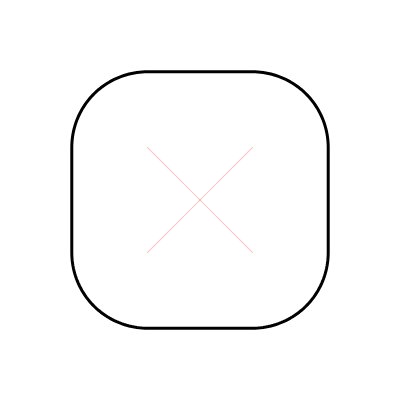
Frame 1 (no input)
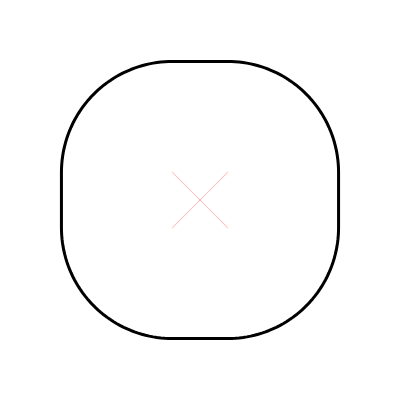
Frame 60 (no input)
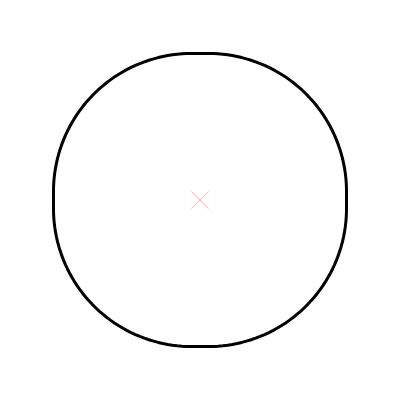
Frame 120 (the mouse pressed at the canvas centre since frame 60)

The p5.js sketch that drew these frames (run headless with seeded random() and noise() and a simulated clock; from frame 60 on, the mouse is pressed at the canvas centre):

// p5.js sketch
// ── sketch.js
// Convert a circle into a square
// by treating it as a rounded rect
// whose rounded corners have a shrinking radius.
// Golan Levin, August 2016

var radius;
var squarePoints = [];
var nSquarePoints = 4;
var bDrawDebug = true;

//-----------------------------------------
function setup() {
  createCanvas(400, 400);
  radius = width / 2 * 0.75;

  for (var i = 0; i < nSquarePoints; i++) { // triangle vertices
    var x = radius * cos(i * TWO_PI / nSquarePoints - HALF_PI);
    var y = radius * sin(i * TWO_PI / nSquarePoints - HALF_PI);
    squarePoints[i] = {
      x, y
    };
  }
}

//-----------------------------------------
function draw() {
  background(255);
  noFill();
  push();
  translate(width / 2, height / 2);
  rotate(PI * 0.25);

  var currentRadii01 = 0.5 + 0.5 * sin(millis() / 2000.0);
  var rad = currentRadii01 * radius;

  stroke(0);
  strokeWeight(3);
  strokeJoin(ROUND);
  beginShape();
  for (var i = 0; i < nSquarePoints; i++) {
    var px = map(currentRadii01, 0, 1, squarePoints[i].x, 0);
    var py = map(currentRadii01, 0, 1, squarePoints[i].y, 0);

    var ang1 = (i + 0) * TWO_PI / nSquarePoints + HALF_PI / 2 + PI;
    var ang2 = (i + 1) * TWO_PI / nSquarePoints + HALF_PI / 2 + PI;
    var dang = (ang2 - ang1) / (180.0 / nSquarePoints);
    for (var t = ang1; t <= ang2; t += dang) {
      var ax = px + rad * cos(t);
      var ay = py + rad * sin(t);
      vertex(ax, ay);
    }
  }
  endShape(CLOSE);

  if (bDrawDebug) {
    stroke(255, 0, 0, 64);
    strokeWeight(1);
    for (var i = 0; i < nSquarePoints; i++) {
      var px = map(currentRadii01, 0, 1, squarePoints[i].x, 0);
      var py = map(currentRadii01, 0, 1, squarePoints[i].y, 0);
      line(0, 0, px, py);
    }
  }
  pop();
}
